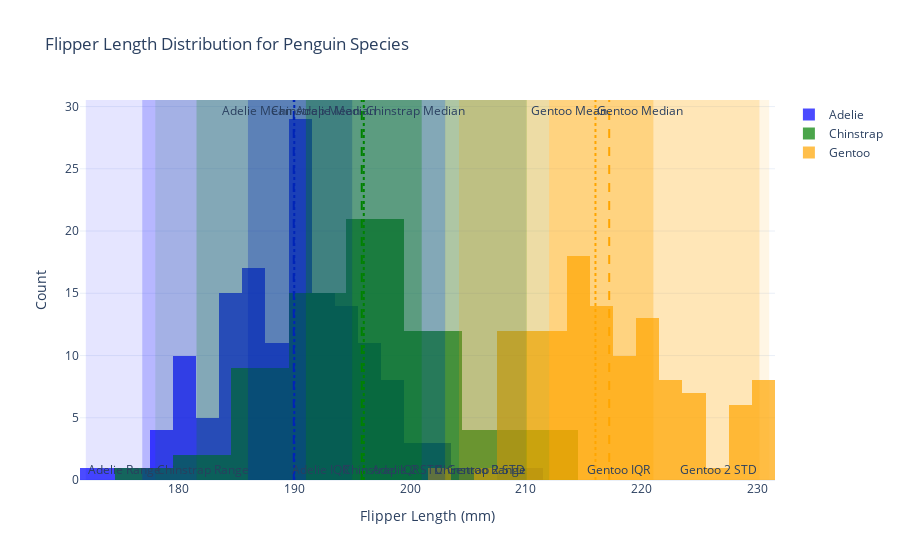

The notebook cell saved with this chart:
### Markdown cell above
#### 1. Use *fig.add_[h/v]line()* and *fig.add_[h/v]rect()* to mark, respspectively, location (mean and median) and scale (range, interquartile range, and a range defined by two standard deviations away from the mean in both directions) of *flipper_length_mm* for each _species_ onto _plotly_ histograms of *flipper_length_mm* for each _species_ in the penguins dataset<br>

<details class="details-example"><summary style="color:blue"><u>Further Guidance</u></summary>

**Time Management Warning**: it takes a long time to make a figure, whether you're working with a ChatBot, or building it from scratch based on trial and error changes with your code. ChatBots remove the need to understand the detailed nuances of data visualization library arguments and construction procedures. But after you've passed the 30 minute range of effort working with your ChatBot for this problem to try to get what you want, then your only options are to start a new session and hope for a smoother experience based on improved clarity of your directions, or submit what you have along with a brief note highlighting the duration in your chatlog history where your efforts to make progress did not produce the desired outcome.

> The code referenced above [*fig.add_[h/v]line()*](https://plotly.com/python/horizontal-vertical-shapes/) and [*fig.add_[h/v]rect()*](https://plotly.com/python/line-charts/) refer to `fig.add_hline()` and `fig.add_hline()` and `fig.add_hrect()` and `fig.add_vrect()` which overly lines rectangles onto a figure from different orientation perspectives.
>
> - _There are several considerations in this problem..._
>     - _The histograms can be on the same figure, on separate figures, or separated into different panels in the same figure_
>     - _The elements within a figure should be well annotated, probobably using a so-called legend to help make sure annotations don't overlap each other and are clear and readible_
> - _There are several ways to approach this problem..._
>     - _You will likely be very pleased when you run the code returned to you as the result of pasting this question in as a prompt into a ChatBot session; but, you will also likely need to interact with the ChatBot to ask for adjustments to the code which give a final satisfactory figure (and this is the recommended approach to get the experience this problem intends you to have)_
>     - _**When using a ChatBot, if the code provided by your ChatBot results in an error, show the error to your ChatBot and iterate this process with the adjusted "fixed" code provided by the ChatBot... this process usually converges some something workable that's pretty close to what you were going for**_
>     - <u>**And don't forget, a ChatBot can explain what how code it provides works, if you ask it to...**</u>
>     - _You could alternatively figure out how to code this plot up for yourself by looking at the provided documentation links and perhaps using some additional google searchers or ChatBot queries to help out with specific issues or examples; and, if you end up interested in figuring out a little more how the code works that's great and definitely feel free to go ahead and do so, but at this stage the point of this problem is to understand the general ideas of figures themselves as opposed to being an expert about the code that generated them_
    
</details>

### Code cell
import pandas as pd
import plotly.graph_objects as go
import numpy as np

# Load the dataset
penguins = pd.read_csv("https://raw.githubusercontent.com/mwaskom/seaborn-data/master/penguins.csv")

# Remove any NaN values for flipper_length_mm and species
penguins = penguins.dropna(subset=['flipper_length_mm', 'species'])

# Create a plotly figure
fig = go.Figure()

# List of species
species_list = penguins['species'].unique()

# Colors for each species
colors = {'Adelie': 'blue', 'Chinstrap': 'green', 'Gentoo': 'orange'}

# Loop over each species
for species in species_list:
    # Filter by species
    data = penguins[penguins['species'] == species]['flipper_length_mm']
    
    # Calculate statistics
    mean_val = data.mean()
    median_val = data.median()
    min_val = data.min()
    max_val = data.max()
    iqr_val = np.percentile(data, 75) - np.percentile(data, 25)  # Interquartile range
    std_dev_val = data.std()

    # Add histogram
    fig.add_trace(go.Histogram(x=data, name=species, opacity=0.7, marker_color=colors[species]))

    # Add lines for mean and median
    fig.add_vline(x=mean_val, line=dict(color=colors[species], dash='dash'), annotation_text=f'{species} Mean', annotation_position="top left")
    fig.add_vline(x=median_val, line=dict(color=colors[species], dash='dot'), annotation_text=f'{species} Median', annotation_position="top right")

    # Add rectangles for range, IQR, and 2*std_dev
    fig.add_vrect(x0=min_val, x1=max_val, fillcolor=colors[species], opacity=0.1, line_width=0, annotation_text=f'{species} Range', annotation_position="bottom left")
    fig.add_vrect(x0=mean_val - 2*std_dev_val, x1=mean_val + 2*std_dev_val, fillcolor=colors[species], opacity=0.2, line_width=0, annotation_text=f'{species} 2 STD', annotation_position="bottom right")
    fig.add_vrect(x0=np.percentile(data, 25), x1=np.percentile(data, 75), fillcolor=colors[species], opacity=0.3, line_width=0, annotation_text=f'{species} IQR', annotation_position="bottom right")

# Update layout
fig.update_layout(
    title="Flipper Length Distribution for Penguin Species",
    barmode='overlay',
    xaxis_title='Flipper Length (mm)',
    yaxis_title='Count',
    template='plotly_white'
)

# Show the figure
fig.show()

### Figure 1 — Plotly figure (JSON) as saved in the notebook; plotly's stock layout.template omitted (floating-point values rounded to 4 significant figures; data arrays with more than 128 entries replaced by an {"elided": "..."} marker saying what was removed)
{"data": [{"marker": {"color": "blue"}, "name": "Adelie", "opacity": 0.7, "type": "histogram", "x": {"elided": "151 int values"}}, {"marker": {"color": "green"}, "name": "Chinstrap", "opacity": 0.7, "type": "histogram", "x": [192, 196, 193, 188, 197, 198, 178, 197, 195, 198, 193, 194, 185, 201, 190, 201, 197, 181, 190, 195, 181, 191, 187, 193, 195, 197, 200, 200, 191, 205, 187, 201, 187, 203, 195, 199, 195, 210, 192, 205, 210, 187, 196, 196, 196, 201, 190, 212, 187, 198, 199, 201, 193, 203, 187, 197, 191, 203, 202, 194, 206, 189, 195, 207, 202, 193, 210, 198]}, {"marker": {"color": "orange"}, "name": "Gentoo", "opacity": 0.7, "type": "histogram", "x": [211, 230, 210, 218, 215, 210, 211, 219, 209, 215, 214, 216, 214, 213, 210, 217, 210, 221, 209, 222, 218, 215, 213, 215, 215, 215, 216, 215, 210, 220, 222, 209, 207, 230, 220, 220, 213, 219, 208, 208, 208, 225, 210, 216, 222, 217, 210, 225, 213, 215, 210, 220, 210, 225, 217, 220, 208, 220, 208, 224, 208, 221, 214, 231, 219, 230, 214, 229, 220, 223, 216, 221, 221, 217, 216, 230, 209, 220, 215, 223, 212, 221, 212, 224, 212, 228, 218, 218, 212, 230, 218, 228, 212, 224, 214, 226, 216, 222, 203, 225, 219, 228, 215, 228, 216, 215, 210, 219, 208, 209, 216, 229, 213, 230, 217, 230, 217, 222, 214, 215, 222, 212, 213]}], "layout": {"annotations": [{"showarrow": false, "text": "Adelie Mean", "x": 190.0, "xanchor": "right", "xref": "x", "y": 1, "yanchor": "top", "yref": "y domain"}, {"showarrow": false, "text": "Adelie Median", "x": 190, "xanchor": "left", "xref": "x", "y": 1, "yanchor": "top", "yref": "y domain"}, {"showarrow": false, "text": "Adelie Range", "x": 172, "xanchor": "left", "xref": "x", "y": 0, "yanchor": "bottom", "yref": "y domain"}, {"showarrow": false, "text": "Adelie 2 STD", "x": 203.0, "xanchor": "right", "xref": "x", "y": 0, "yanchor": "bottom", "yref": "y domain"}, {"showarrow": false, "text": "Adelie IQR", "x": 195, "xanchor": "right", "xref": "x", "y": 0, "yanchor": "bottom", "yref": "y domain"}, {"showarrow": false, "text": "Chinstrap Mean", "x": 195.8, "xanchor": "right", "xref": "x", "y": 1, "yanchor": "top", "yref": "y domain"}, {"showarrow": false, "text": "Chinstrap Median", "x": 196, "xanchor": "left", "xref": "x", "y": 1, "yanchor": "top", "yref": "y domain"}, {"showarrow": false, "text": "Chinstrap Range", "x": 178, "xanchor": "left", "xref": "x", "y": 0, "yanchor": "bottom", "yref": "y domain"}, {"showarrow": false, "text": "Chinstrap 2 STD", "x": 210.1, "xanchor": "right", "xref": "x", "y": 0, "yanchor": "bottom", "yref": "y domain"}, {"showarrow": false, "text": "Chinstrap IQR", "x": 201, "xanchor": "right", "xref": "x", "y": 0, "yanchor": "bottom", "yref": "y domain"}, {"showarrow": false, "text": "Gentoo Mean", "x": 217.2, "xanchor": "right", "xref": "x", "y": 1, "yanchor": "top", "yref": "y domain"}, {"showarrow": false, "text": "Gentoo Median", "x": 216, "xanchor": "left", "xref": "x", "y": 1, "yanchor": "top", "yref": "y domain"}, {"showarrow": false, "text": "Gentoo Range", "x": 203, "xanchor": "left", "xref": "x", "y": 0, "yanchor": "bottom", "yref": "y domain"}, {"showarrow": false, "text": "Gentoo 2 STD", "x": 230.2, "xanchor": "right", "xref": "x", "y": 0, "yanchor": "bottom", "yref": "y domain"}, {"showarrow": false, "text": "Gentoo IQR", "x": 221, "xanchor": "right", "xref": "x", "y": 0, "yanchor": "bottom", "yref": "y domain"}], "barmode": "overlay", "shapes": [{"line": {"color": "blue", "dash": "dash"}, "type": "line", "x0": 190.0, "x1": 190.0, "xref": "x", "y0": 0, "y1": 1, "yref": "y domain"}, {"line": {"color": "blue", "dash": "dot"}, "type": "line", "x0": 190, "x1": 190, "xref": "x", "y0": 0, "y1": 1, "yref": "y domain"}, {"fillcolor": "blue", "line": {"width": 0}, "opacity": 0.1, "type": "rect", "x0": 172, "x1": 210, "xref": "x", "y0": 0, "y1": 1, "yref": "y domain"}, {"fillcolor": "blue", "line": {"width": 0}, "opacity": 0.2, "type": "rect", "x0": 176.9, "x1": 203.0, "xref": "x", "y0": 0, "y1": 1, "yref": "y domain"}, {"fillcolor": "blue", "line": {"width": 0}, "opacity": 0.3, "type": "rect", "x0": 186, "x1": 195, "xref": "x", "y0": 0, "y1": 1, "yref": "y domain"}, {"line": {"color": "green", "dash": "dash"}, "type": "line", "x0": 195.8, "x1": 195.8, "xref": "x", "y0": 0, "y1": 1, "yref": "y domain"}, {"line": {"color": "green", "dash": "dot"}, "type": "line", "x0": 196, "x1": 196, "xref": "x", "y0": 0, "y1": 1, "yref": "y domain"}, {"fillcolor": "green", "line": {"width": 0}, "opacity": 0.1, "type": "rect", "x0": 178, "x1": 212, "xref": "x", "y0": 0, "y1": 1, "yref": "y domain"}, {"fillcolor": "green", "line": {"width": 0}, "opacity": 0.2, "type": "rect", "x0": 181.6, "x1": 210.1, "xref": "x", "y0": 0, "y1": 1, "yref": "y domain"}, {"fillcolor": "green", "line": {"width": 0}, "opacity": 0.3, "type": "rect", "x0": 191, "x1": 201, "xref": "x", "y0": 0, "y1": 1, "yref": "y domain"}, {"line": {"color": "orange", "dash": "dash"}, "type": "line", "x0": 217.2, "x1": 217.2, "xref": "x", "y0": 0, "y1": 1, "yref": "y domain"}, {"line": {"color": "orange", "dash": "dot"}, "type": "line", "x0": 216, "x1": 216, "xref": "x", "y0": 0, "y1": 1, "yref": "y domain"}, {"fillcolor": "orange", "line": {"width": 0}, "opacity": 0.1, "type": "rect", "x0": 203, "x1": 231, "xref": "x", "y0": 0, "y1": 1, "yref": "y domain"}, {"fillcolor": "orange", "line": {"width": 0}, "opacity": 0.2, "type": "rect", "x0": 204.2, "x1": 230.2, "xref": "x", "y0": 0, "y1": 1, "yref": "y domain"}, {"fillcolor": "orange", "line": {"width": 0}, "opacity": 0.3, "type": "rect", "x0": 212, "x1": 221, "xref": "x", "y0": 0, "y1": 1, "yref": "y domain"}], "title": {"text": "Flipper Length Distribution for Penguin Species"}, "xaxis": {"title": {"text": "Flipper Length (mm)"}}, "yaxis": {"title": {"text": "Count"}}}}
